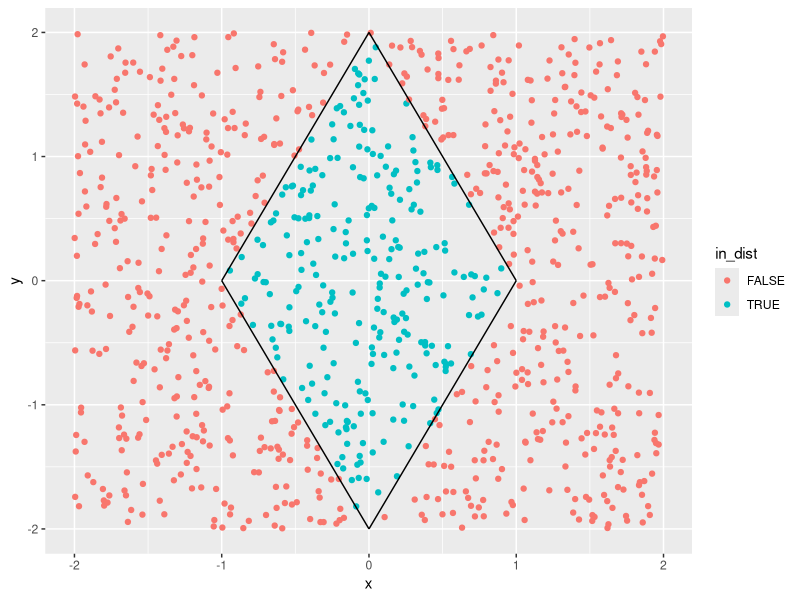

This chart was generated by the following R code: (Note: a time limit stopped this script after it produced the figure.)
## ---- chunk 1
library(tidyverse)
## ---- chunk 2
is_in_rhombus <- function(x, y, long_diagonal) {
    R <- abs(long_diagonal / 2)
    return(2 * abs(x) + 1 * abs(y) < R)
}
## ---- chunk 3
shotgun <- function(N, x1, x2, y1, y2, label_func) {
    x <- runif(N, x1, x2)
    y <- runif(N, y1, y2)
    df <- data.frame(x = x, y = y)
    df$in_dist <- apply(df, 1, function(x) label_func(x[1], x[2]))
    return(df)
}

square_shotgun <- function(N, long_diagonal, label_func = is_in_rhombus) {
    R <- abs(long_diagonal / 2)
    label_func <- function(x, y) is_in_rhombus(x, y, long_diagonal = long_diagonal)
    shotgun(N, x1 = -R, x2 = R, y1 = -R, y2 = R, label_func = label_func)
}
## ---- chunk 4
area_rhombus <- function(N, long_diagonal = 4) {
    df <- square_shotgun(N, long_diagonal)
    ratio_of_points_in_rhombus <- nrow(df[df$in_dist, ]) / N
    area_of_square <- long_diagonal^2
    return(area_of_square * ratio_of_points_in_rhombus)
}
## ---- chunk 5
rhombus <- function(long_diagonal = 4, long_diagonal_ratio = 2) {
    long_R <- long_diagonal / 2
    short_R <- (long_diagonal / long_diagonal_ratio) / 2
    list(
        left = c(-short_R, 0),
        right = c(short_R, 0),
        top = c(0, long_R),
        bottom = c(0, -long_R)
    )
}


plot_rhombus <- function(long_diagonal = 4, sampling_func = square_shotgun, N = 1000) {
    rhombus <- rhombus(long_diagonal = long_diagonal)

    ggplot(sampling_func(1000, long_diagonal)) +
        geom_point(aes(x = x, y = y, col = in_dist)) +
        annotate("segment", x = rhombus$left[1], y = rhombus$left[2], xend = rhombus$bottom[1], yend = rhombus$bottom[2]) +
        annotate("segment", x = rhombus$bottom[1], y = rhombus$bottom[2], xend = rhombus$right[1], yend = rhombus$right[2]) +
        annotate("segment", x = rhombus$right[1], y = rhombus$right[2], xend = rhombus$top[1], yend = rhombus$top[2]) +
        annotate("segment", x = rhombus$top[1], y = rhombus$top[2], xend = rhombus$left[1], yend = rhombus$left[2])
}
plot_rhombus()
## ---- chunk 6
N <- 10000
x <- data.frame(area = sapply(1:N, area_rhombus), N = 1:N)
ggplot(data = x, aes(x = N, y = area)) +
    geom_point()
## ---- chunk 7
area_rhombus_true <- function(long_diagonal = 4) {
    short_diagonal <- long_diagonal / 2
    ((short_diagonal) * (long_diagonal)) / 2
}
area_rhombus_true()
## ---- chunk 8
rejection_shotgun <- function(N, long_diagonal = 4, label_func = is_in_rhombus) {
    df <- square_shotgun(N, long_diagonal = long_diagonal, label_func = label_func)
    in_dist <- df[df$in_dist, ] # rejection
    return(in_dist)
}

plot_rhombus(sampling_func = rejection_shotgun)
## ---- chunk 9
target <- function(x) dbeta(x, shape1 = 2, shape2 = 5)
proposal <- function(x) dbeta(x, shape1 = 1, shape2 = 1)
## ---- chunk 10
sample_dist <- function(f = target, g = proposal, N = 1000) {
    ratio.f.g <- function(x) f(x) / g(x)
    M <- optimize(ratio.f.g, c(0, 1), maximum = TRUE)$objective
    accepted_samples <- 0
    n_trials <- 0

    while (length(accepted_samples) < N) {
        x <- runif(1)
        u <- runif(1)
        if (u < f(x) / (M * g(x))) {
            accepted_samples <- c(accepted_samples, x)
        }
        n_trials <- n_trials + 1
    }
    acceptance_ratio <- N / n_trials
    return(list(accepted_samples = accepted_samples, acceptance_ratio = acceptance_ratio, n_trials = n_trials, ratio_func = ratio.f.g))
}
output <- sample_dist()
## ---- chunk 11
hist(output$accepted_samples,
    freq = FALSE, breaks = 100,
    main = sprintf("Rejection Sampling \n Number of trials: %i \n Acceptance Ratio: %f", output$n_trials, output$acceptance_ratio)
)
curve(target, 0, 1, add = TRUE, col = "red", lwd = 2)
curve(proposal, 0, 1, add = TRUE, col = "darkgreen", lty = 1)
curve(output$ratio_func(x), 0, 1, add = TRUE, col = "orange", lty = 3, lwd = 5)

legend("topright",
    legend = c("Target", "Proposal", "f/g Ratio"),
    col = c("red", "darkgreen", "orange"),
    lty = c(1), lwd = c(2, 1, 5), bty = "n"
)
